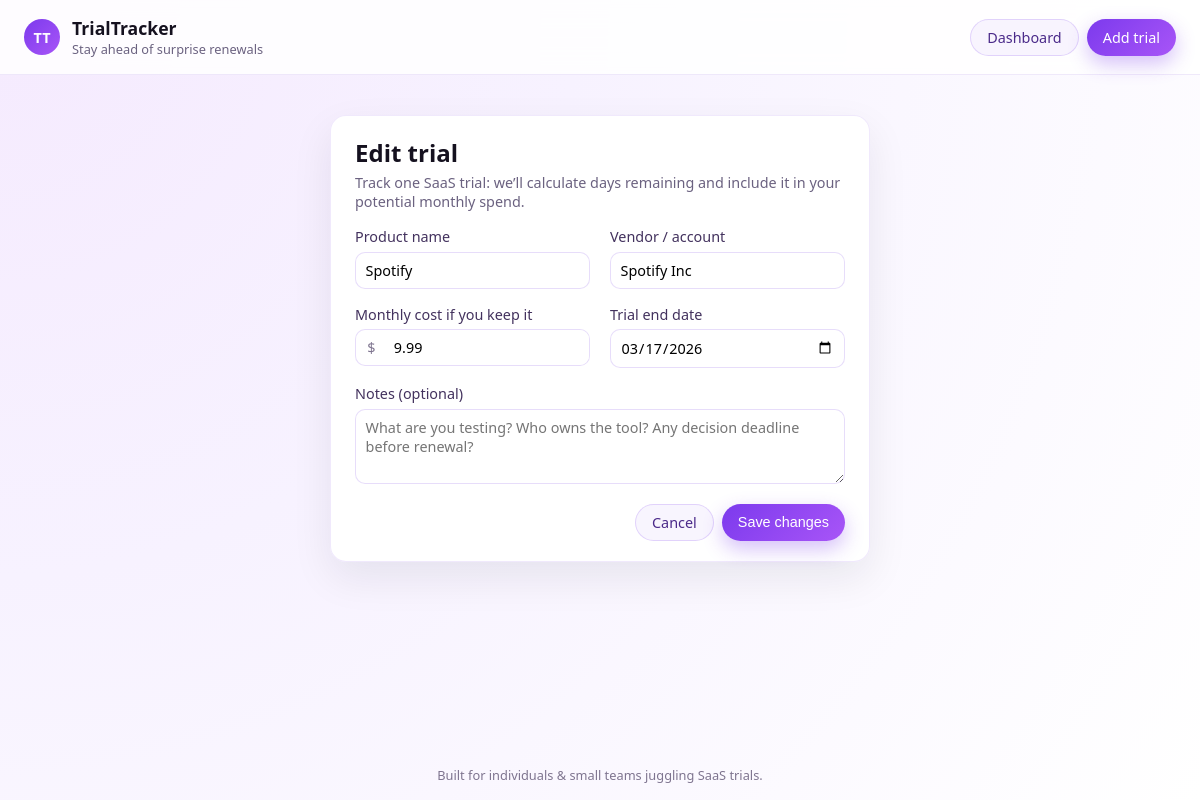
/trials/2/edit, run on the app's committed database.
### tables this page shows
CREATE TABLE trials (
            id INTEGER PRIMARY KEY AUTOINCREMENT,
            product_name TEXT NOT NULL,
            vendor TEXT,
            monthly_cost REAL NOT NULL,
            trial_end_date TEXT NOT NULL,
            notes TEXT,
            reminder_7_sent INTEGER NOT NULL DEFAULT 0,
            reminder_1_sent INTEGER NOT NULL DEFAULT 0,
            created_at TEXT NOT NULL
        );

### app.py (the view, shortened to what this page needs)
    @app.route("/trials/<int:trial_id>/edit", methods=["GET", "POST"])
    def edit_trial(trial_id: int):
        conn = get_db_connection()
        cur = conn.cursor()
        cur.execute(
            "SELECT id, product_name, vendor, monthly_cost, trial_end_date, notes FROM trials WHERE id = ?",
            (trial_id,),
        )
        row = cur.fetchone()
        if row is None:
            conn.close()
            flash("Trial not found.", "error")
            return redirect(url_for("dashboard"))
        trial = {
            "id": row["id"],
            "product_name": row["product_name"],
            "vendor": row["vendor"],
            "monthly_cost": row["monthly_cost"],
            "trial_end_date": row["trial_end_date"],
            "notes": row["notes"],
        }
        conn.close()
        return render_template("add_edit_trial.html", title="Edit Trial", trial=trial)

### app.py (called while the page is built)
def get_db_connection():
    conn = sqlite3.connect(DB_PATH)
    conn.row_factory = sqlite3.Row
    return conn

def load_settings():
    conn = get_db_connection()
    cur = conn.cursor()
    cur.execute("SELECT id, owner_name, owner_email FROM settings WHERE id = 1")
    row = cur.fetchone()
    conn.close()
    return row

### templates/add_edit_trial.html
{% extends "base.html" %}
{% block content %}
  <section class="page-section">
    <div class="card card-centered">
      <h1 class="page-title">
        {% if trial %}Edit trial{% else %}Add a trial{% endif %}
      </h1>
      <p class="page-lead">
        Track one SaaS trial: we’ll calculate days remaining and include it in your potential monthly spend.
      </p>
      <form method="post" class="form-grid">
        <div class="form-field">
          <label for="product_name">Product name</label>
          <input
            type="text"
            id="product_name"
            name="product_name"
            value="{{ trial.product_name if trial else '' }}"
            placeholder="Figma, Notion, Linear..."
            required
          />
        </div>
        <div class="form-field">
          <label for="vendor">Vendor / account</label>
          <input
            type="text"
            id="vendor"
            name="vendor"
            value="{{ trial.vendor if trial else '' }}"
            placeholder="Company or workspace name"
          />
        </div>
        <div class="form-field">
          <label for="monthly_cost">Monthly cost if you keep it</label>
          <div class="input-with-prefix">
            <span class="prefix">$</span>
            <input
              type="number"
              step="0.01"
              min="0"
              id="monthly_cost"
              name="monthly_cost"
              value="{{ trial.monthly_cost if trial else '' }}"
              placeholder="29.00"
              required
            />
          </div>
        </div>
        <div class="form-field">
          <label for="trial_end_date">Trial end date</label>
          <input
            type="date"
            id="trial_end_date"
            name="trial_end_date"
            value="{{ trial.trial_end_date if trial else '' }}"
            required
          />
        </div>
        <div class="form-field form-field-full">
          <label for="notes">Notes (optional)</label>
          <textarea
            id="notes"
            name="notes"
            rows="3"
            placeholder="What are you testing? Who owns the tool? Any decision deadline before renewal?"
          >{{ trial.notes if trial else '' }}</textarea>
        </div>
        <div class="form-actions">
          <a href="{{ url_for('dashboard') }}" class="btn btn-ghost">
            Cancel
          </a>
          <button type="submit" class="btn btn-primary">
            {% if trial %}Save changes{% else %}Save trial{% endif %}
          </button>
        </div>
      </form>
    </div>
  </section>
{% endblock %}

### static/styles.css (style rules this page uses)
*, *::before, *::after { box-sizing: border-box; }
body { margin: 0; font-family: system-ui, -apple-system, BlinkMacSystemFont, "Segoe UI", sans-serif; background: radial-gradient(circle at top left, #f5eafe 0, #f7f2ff 40%, #ffffff 100%); color: #15111f; }
a { color: inherit; text-decoration: none; }
.btn { display: inline-flex; align-items: center; justify-content: center; gap: 0.35rem; border-radius: 999px; padding: 0.5rem 1rem; border: none; cursor: pointer; font-size: 0.9rem; font-weight: 500; white-space: nowrap; }
.btn-primary { background: linear-gradient(135deg, #7c3aed, #a855f7); color: #ffffff; box-shadow: 0 8px 20px rgba(124, 58, 237, 0.32); }
.btn-ghost { background: rgba(124, 58, 237, 0.05); color: #4b2a8a; border: 1px solid rgba(124, 58, 237, 0.18); }
.page-section { margin-top: 1rem; }
.page-title { margin: 0 0 0.25rem; font-size: 1.5rem; }
.page-lead { margin: 0; font-size: 0.9rem; color: #6b6280; max-width: 34rem; }
.card, .metric-card { background: rgba(255, 255, 255, 0.98); border-radius: 16px; padding: 1.25rem 1.5rem; box-shadow: 0 16px 40px rgba(15, 23, 42, 0.08); border: 1px solid rgba(148, 101, 233, 0.14); }
.card-centered { max-width: 540px; margin: 0 auto; }
.form-grid { display: grid; grid-template-columns: repeat(2, minmax(0, 1fr)); gap: 1rem 1.25rem; margin-top: 1rem; }
.form-field { display: flex; flex-direction: column; gap: 0.35rem; }
.form-field-full { grid-column: 1 / -1; }
label { font-size: 0.9rem; font-weight: 500; color: #43325e; }
input[type="text"], input[type="email"], input[type="number"], input[type="date"], textarea { border-radius: 10px; border: 1px solid rgba(148, 101, 233, 0.22); padding: 0.5rem 0.6rem; font-size: 0.9rem; font-family: inherit; background: rgba(255, 255, 255, 0.9); }
.input-with-prefix { display: flex; align-items: center; border-radius: 10px; border: 1px solid rgba(148, 101, 233, 0.22); background: rgba(255, 255, 255, 0.9); overflow: hidden; }
.input-with-prefix .prefix { padding: 0.45rem 0.55rem 0.45rem 0.7rem; font-size: 0.9rem; color: #7e748f; }
.input-with-prefix input { border: none; flex: 1; }
.form-actions { grid-column: 1 / -1; display: flex; justify-content: flex-end; gap: 0.5rem; margin-top: 0.25rem; }

### data on the page
trials: product_name "Spotify", vendor "Spotify Inc", monthly_cost "9.99", trial_end_date "03/17/2026"
